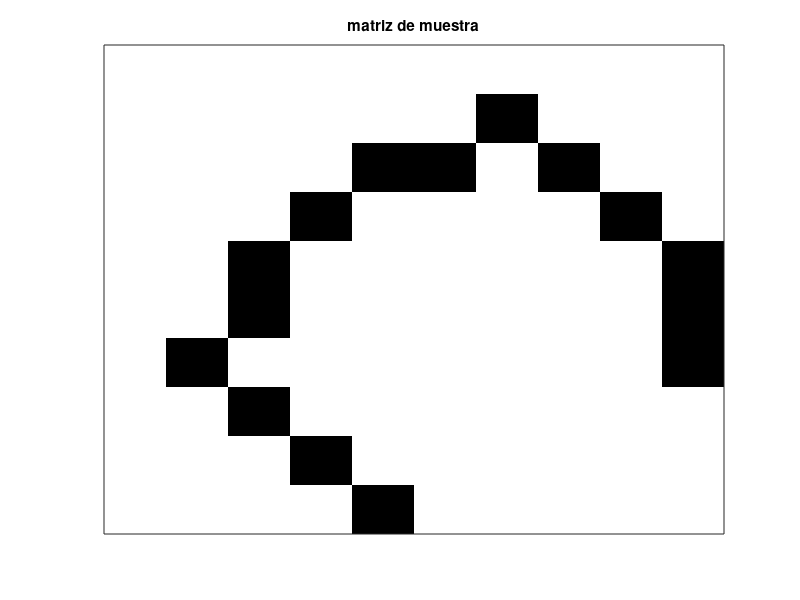
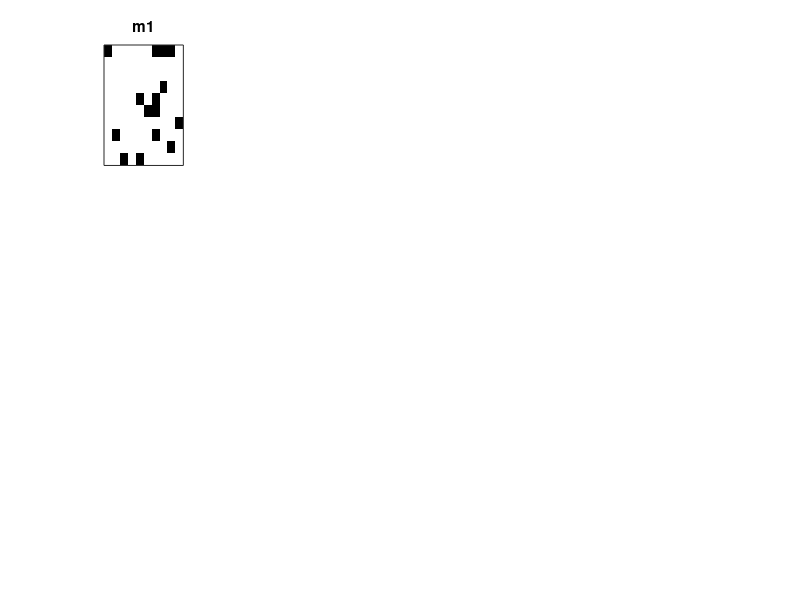

Reproduce these figures in MATLAB, in order. (Note: this script raises an error after producing the figures.)
function script_8()
muestra = [0 0 0 0 0 0 0 0 0 0; 
               0 0 0 0 0 0 1 0 0 0; 
               0 0 0 0 1 1 0 1 0 0; 
               0 0 0 1 0 0 0 0 1 0; 
               0 0 1 0 0 0 0 0 0 1;
               0 0 1 0 0 0 0 0 0 1;
               0 1 0 0 0 0 0 0 0 1;
               0 0 1 0 0 0 0 0 0 0;
               0 0 0 1 0 0 0 0 0 0;
               0 0 0 0 1 0 0 0 0 0;];
figure('Name','Matriz de muestra','NumberTitle','off');
graficar(muestra,'matriz de muestra');

figure('Name','Matrices generadas','NumberTitle','off');
similitud = zeros(1,15);
for i = 1:15% generacion de 15 matrices
    nom = strcat('m',num2str(i));%con este nombre se guarda la matriz
    m = generar_matriz(10);
    save(nom,'m');
    subplot(3,5,i); %subgrafica de 3x5
    graficar(m,nom);
    similitud(i)= jaccard(muestra,m);
end
similitud = similitud'; 
matrices = ["m1";"m2";"m3";"m4";"m5";"m6";"m7";"m8";"m9";...
    "m10";"m11";"m12";"m13";"m14";"m15"];
T = table(matrices,similitud);
fprintf('similitud de las matrices con la matriz de muestra\n');
disp(T)
end

function m = generar_matriz(a)
m = zeros(a,a); %primero una matriz con ceros 
for i = 1:15 %tiene que tener 15 unos
    verdad = 1;
    while verdad == 1
        fil = randi([1,10]);%indica en que posicion iria el 1
        col = randi([1,10]);
        if m(fil,col) == 0
            m(fil,col)=1;
            verdad = 0;
        end    
    end 
end
end

function graficar(m,titulo)
  imagesc(m);
  colormap(flipud(gray)); %voltea matrices en la dirección vertical
  set(gca, 'XTick', [], 'YTick', []);
  title(titulo);
end